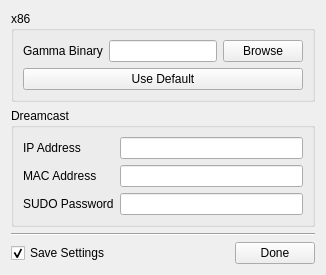
<?xml version="1.0" encoding="UTF-8"?>
<ui version="4.0">
 <class>engine_settings_dialog</class>
 <widget class="QWidget" name="engine_settings_dialog">
  <property name="windowTitle">
   <string>Form</string>
  </property>
  <layout class="QVBoxLayout" name="verticalLayout_2">
   <item>
    <widget class="QGroupBox" name="x86_gbox">
     <property name="title">
      <string>x86</string>
     </property>
     <layout class="QVBoxLayout" name="verticalLayout_3">
      <item>
       <layout class="QVBoxLayout" name="verticalLayout_4">
        <item>
         <layout class="QHBoxLayout" name="horizontalLayout_3">
          <item>
           <widget class="QLabel" name="gammaBin_label">
            <property name="text">
             <string>Gamma Binary</string>
            </property>
           </widget>
          </item>
          <item>
           <widget class="QLineEdit" name="gammaBin_edit"/>
          </item>
          <item>
           <widget class="QPushButton" name="gammaBin_button">
            <property name="text">
             <string>Browse</string>
            </property>
           </widget>
          </item>
         </layout>
        </item>
       </layout>
      </item>
      <item>
       <widget class="QPushButton" name="gammaBinDefault_button">
        <property name="text">
         <string>Use Default</string>
        </property>
       </widget>
      </item>
     </layout>
    </widget>
   </item>
   <item>
    <widget class="QGroupBox" name="dreamcast_gbox">
     <property name="title">
      <string>Dreamcast</string>
     </property>
     <layout class="QVBoxLayout" name="verticalLayout">
      <item>
       <layout class="QFormLayout" name="formLayout">
        <item row="0" column="0">
         <widget class="QLabel" name="dcIpaddress_label">
          <property name="text">
           <string>IP Address</string>
          </property>
         </widget>
        </item>
        <item row="0" column="1">
         <widget class="QLineEdit" name="dcIpaddress_ledit"/>
        </item>
        <item row="1" column="0">
         <widget class="QLabel" name="dcMacaddress_label">
          <property name="text">
           <string>MAC Address</string>
          </property>
         </widget>
        </item>
        <item row="1" column="1">
         <widget class="QLineEdit" name="dcMacaddress_ledit"/>
        </item>
        <item row="2" column="0">
         <widget class="QLabel" name="sudopassword_label">
          <property name="text">
           <string>SUDO Password</string>
          </property>
         </widget>
        </item>
        <item row="2" column="1">
         <widget class="QLineEdit" name="sudopassword_ledit">
          <property name="echoMode">
           <enum>QLineEdit::Password</enum>
          </property>
         </widget>
        </item>
       </layout>
      </item>
     </layout>
    </widget>
   </item>
   <item>
    <widget class="Line" name="line">
     <property name="orientation">
      <enum>Qt::Horizontal</enum>
     </property>
    </widget>
   </item>
   <item>
    <layout class="QHBoxLayout" name="horizontalLayout">
     <item>
      <widget class="QCheckBox" name="savesettings_cbox">
       <property name="text">
        <string>Save Settings</string>
       </property>
       <property name="checked">
        <bool>true</bool>
       </property>
      </widget>
     </item>
     <item>
      <spacer name="horizontalSpacer">
       <property name="orientation">
        <enum>Qt::Horizontal</enum>
       </property>
       <property name="sizeHint" stdset="0">
        <size>
         <width>40</width>
         <height>20</height>
        </size>
       </property>
      </spacer>
     </item>
     <item>
      <widget class="QPushButton" name="done_button">
       <property name="text">
        <string>Done</string>
       </property>
      </widget>
     </item>
    </layout>
   </item>
  </layout>
 </widget>
 <resources/>
 <connections/>
</ui>
